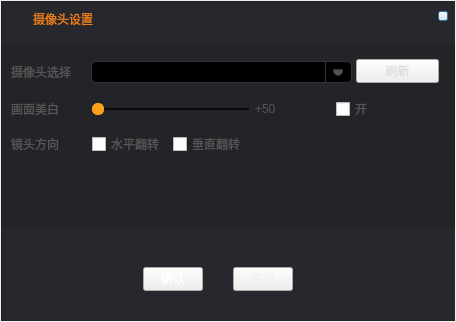
<?xml version="1.0" encoding="UTF-8"?>
<ui version="4.0">
 <class>CameraSettingDialog</class>
 <widget class="QDialog" name="CameraSettingDialog">
  <property name="geometry">
   <rect>
    <x>0</x>
    <y>0</y>
    <width>456</width>
    <height>322</height>
   </rect>
  </property>
  <property name="windowTitle">
   <string>CameraSettingDialog</string>
  </property>
  <property name="styleSheet">
   <string notr="true">QDialog
{
border-image: url(:/SeedUI/Resources/SeedUI/PC_Camera.png);
}</string>
  </property>
  <layout class="QGridLayout" name="gridLayout">
   <property name="margin">
    <number>1</number>
   </property>
   <property name="spacing">
    <number>0</number>
   </property>
   <item row="0" column="0">
    <widget class="QWidget" name="widget" native="true">
     <property name="styleSheet">
      <string notr="true">QWidget#widget
{
	
	background-color: rgb(34, 36, 40);
}

QCheckBox
{
	color: rgb(85, 85, 85);
	font: 75 14px &quot;微软雅黑&quot;;
	
}

QCheckBox::indicator:unchecked 
{
	image: url(:/SeedUI/Resources/SeedUI/NoCancel.png);
}

QCheckBox::indicator:checked 
{
	image: url(:/SeedUI/Resources/SeedUI/Cancel.png);
}


QCheckBox::indicator:unchecked:hover
{
	image: url(:/SeedUI/Resources/SeedUI/NoCancel_H.png);
}

QCheckBox::indicator:checked:hover
{
	image: url(:/SeedUI/Resources/SeedUI/Cancel_H.png);
}</string>
     </property>
     <widget class="QWidget" name="widget_2" native="true">
      <property name="geometry">
       <rect>
        <x>2</x>
        <y>2</y>
        <width>452</width>
        <height>40</height>
       </rect>
      </property>
      <property name="styleSheet">
       <string notr="true">QWidget#widget_2
{
	
	background-color: rgb(38, 40, 45);
}</string>
      </property>
      <widget class="QLabel" name="label">
       <property name="geometry">
        <rect>
         <x>10</x>
         <y>9</y>
         <width>15</width>
         <height>14</height>
        </rect>
       </property>
       <property name="styleSheet">
        <string notr="true">border-image: url(:/SeedUI/Resources/SeedUI/SeedUI_Camera.png);</string>
       </property>
       <property name="text">
        <string/>
       </property>
      </widget>
      <widget class="QLabel" name="label_2">
       <property name="geometry">
        <rect>
         <x>30</x>
         <y>8</y>
         <width>61</width>
         <height>16</height>
        </rect>
       </property>
       <property name="styleSheet">
        <string notr="true">color: rgb(234, 126, 24);</string>
       </property>
       <property name="text">
        <string>摄像头设置</string>
       </property>
      </widget>
      <widget class="QPushButton" name="Close_pushButton">
       <property name="geometry">
        <rect>
         <x>435</x>
         <y>8</y>
         <width>10</width>
         <height>10</height>
        </rect>
       </property>
       <property name="styleSheet">
        <string notr="true">QPushButton#Close_pushButton{
	
	border-image: url(:/Close/Resources/Close_Normal.png);
}
QPushButton#Close_pushButton:hover{
	
	border-image: url(:/Close/Resources/Close_Hover.png);
}
QPushButton#Close_pushButton:disabled{
	
	border-image: url(:/Close/Resources/Close_Disabled.png);
}
QPushButton#Close_pushButton:checked{
	
	border-image: url(:/Close/Resources/Close_checked.png);
}</string>
       </property>
       <property name="text">
        <string/>
       </property>
      </widget>
     </widget>
     <widget class="QWidget" name="widget_3" native="true">
      <property name="geometry">
       <rect>
        <x>2</x>
        <y>226</y>
        <width>452</width>
        <height>93</height>
       </rect>
      </property>
      <property name="styleSheet">
       <string notr="true">QWidget#widget_3
{
	
	background-color: rgb(38, 40, 45);
}</string>
      </property>
      <widget class="QPushButton" name="OK_pushButton">
       <property name="geometry">
        <rect>
         <x>140</x>
         <y>40</y>
         <width>60</width>
         <height>24</height>
        </rect>
       </property>
       <property name="styleSheet">
        <string notr="true">QPushButton#OK_pushButton
{
	border-image: url(:/SeedUI/Resources/SeedUI/SmallButtonYellow.png);
	font: 12px &quot;微软雅黑&quot;;
	color: rgb(255, 255, 255);
}

QPushButton#OK_pushButton:hover
{
	border-image: url(:/SeedUI/Resources/SeedUI/SmallButtonYellow_H.png);
}

QPushButton#OK_pushButton:checked
{
	border-image: url(:/SeedUI/Resources/SeedUI/SmallButtonYellow_C.png);
}
</string>
       </property>
       <property name="text">
        <string>确认</string>
       </property>
      </widget>
      <widget class="QPushButton" name="Cancel_pushButton">
       <property name="geometry">
        <rect>
         <x>230</x>
         <y>40</y>
         <width>60</width>
         <height>24</height>
        </rect>
       </property>
       <property name="styleSheet">
        <string notr="true">QPushButton#Cancel_pushButton
{
	font:  12px &quot;微软雅黑&quot;;
	color: rgb(240, 240, 240);
	border-image: url(:/SeedUI/Resources/SeedUI/SmallButton.png);
}

QPushButton#Cancel_pushButton:hover
{
	border-image: url(:/SeedUI/Resources/SeedUI/SmallButton_H.png);
}

QPushButton#Cancel_pushButton:checked
{
	border-image: url(:/SeedUI/Resources/SeedUI/SmallButton_C.png);
}
</string>
       </property>
       <property name="text">
        <string>取消</string>
       </property>
      </widget>
     </widget>
     <widget class="QLabel" name="label_3">
      <property name="geometry">
       <rect>
        <x>10</x>
        <y>60</y>
        <width>71</width>
        <height>21</height>
       </rect>
      </property>
      <property name="styleSheet">
       <string notr="true">color: rgb(85, 85, 85);
font: 75 14px &quot;微软雅黑&quot;;</string>
      </property>
      <property name="text">
       <string>摄像头选择</string>
      </property>
     </widget>
     <widget class="QComboBox" name="comboBox">
      <property name="geometry">
       <rect>
        <x>90</x>
        <y>60</y>
        <width>261</width>
        <height>22</height>
       </rect>
      </property>
      <property name="minimumSize">
       <size>
        <width>261</width>
        <height>0</height>
       </size>
      </property>
      <property name="maximumSize">
       <size>
        <width>261</width>
        <height>16777215</height>
       </size>
      </property>
      <property name="styleSheet">
       <string notr="true">/**********下拉列表**********/
QComboBox {
    background-color: black;
    border: 1px solid #333333;
    color: white;
    padding:1px 2em 1px 3px;
	font: 75 14px &quot;微软雅黑&quot;;
	border-radius:5px;
}
QComboBox:hover {
    background-color: rgb(24, 24, 24);
    border: 1px solid #333333;
    color: white;
    padding:1px 2em 1px 3px;
	font: 75 14px &quot;微软雅黑&quot;;
	border-radius:5px;
}
QComboBox::drop-down {
    subcontrol-origin: padding;
    subcontrol-position: top right;
    border-left: 1px solid #333333;
	width: 25px;
}/* 下拉按钮 */
QComboBox::drop-down:hover {
  	subcontrol-origin: padding;
    subcontrol-position: top right;
    border-left: 1px solid #333333;
	background-color: rgb(83, 83, 83);
}/* 下拉按钮 鼠标移动 */
QComboBox::down-arrow {
    border: 1px solid #333333;
    width: 8px;
    height: 5px;
    background: rgb(83, 83, 83);
	border-bottom-left-radius: 5px; 
	border-bottom-right-radius: 5px; 
}/* 下拉箭头 */
QComboBox::down-arrow:hover {
    border: 1px solid #333333;
    width: 8px;
    height: 5px;
    background: rgb(170, 170, 170);
	border-bottom-left-radius: 5px; 
	border-bottom-right-radius: 5px; 
}/* 下拉箭头 鼠标移动 */
QComboBox QAbstractItemView{
	outline:0px;/*去掉虚线*/
	color: rgb(209, 209, 209);
	font: 75 14px &quot;微软雅黑&quot;;
	background-color: rgb(43, 43, 43);
	 selection-background-color: QLinearGradient( x1: 0, y1: 0, x2: 0, y2: 1, stop: 0 #ffa02f, stop: 1 #d7801a);
}/* 下拉选择 */
QComboBox QAbstractItemView::item{height:20px;}/*下拉选择高度*/</string>
      </property>
     </widget>
     <widget class="QPushButton" name="Refresh_pushButton">
      <property name="geometry">
       <rect>
        <x>355</x>
        <y>58</y>
        <width>83</width>
        <height>24</height>
       </rect>
      </property>
      <property name="styleSheet">
       <string notr="true">QPushButton#Refresh_pushButton
{
	font:  12px &quot;微软雅黑&quot;;
	color: rgb(220, 220, 220);
	border-image: url(:/SeedUI/Resources/SeedUI/DownloadButton.png);
}

QPushButton#Refresh_pushButton:hover
{
	border-image: url(:/SeedUI/Resources/SeedUI/DownloadButton_H.png);
}

QPushButton#Refresh_pushButton:checked
{
	border-image: url(:/SeedUI/Resources/SeedUI/DownloadButton_C.png);
}
</string>
      </property>
      <property name="text">
       <string>刷新</string>
      </property>
     </widget>
     <widget class="QWidget" name="widget_4" native="true">
      <property name="enabled">
       <bool>true</bool>
      </property>
      <property name="geometry">
       <rect>
        <x>10</x>
        <y>80</y>
        <width>411</width>
        <height>91</height>
       </rect>
      </property>
      <layout class="QGridLayout" name="gridLayout_2">
       <property name="leftMargin">
        <number>0</number>
       </property>
       <item row="0" column="0">
        <widget class="QLabel" name="label_4">
         <property name="styleSheet">
          <string notr="true">color: rgb(85, 85, 85);
font: 75 14px &quot;微软雅黑&quot;;</string>
         </property>
         <property name="text">
          <string>画面美白</string>
         </property>
        </widget>
       </item>
       <item row="0" column="1" colspan="2">
        <widget class="QSlider" name="horizontalSlider">
         <property name="minimumSize">
          <size>
           <width>0</width>
           <height>20</height>
          </size>
         </property>
         <property name="styleSheet">
          <string notr="true">QSlider  
{  
    background-color: rgb(34, 36, 40);
    border-style: outset;   
    border-radius: 10px;   
}  
  
QSlider::groove:horizontal  
{  
    height: 2px;  
    background: rgb(10,10,10);  
    margin: 2px 0  
}  

QSlider::handle:horizontal   
{  
    background: rgb(254,161,24);  
    width: 10px;  
    height:2px;  
    margin: -5px 0px -5px px;  
    border-radius:5px;   
    
    border:1px solid rgb(254,161,24);  
} </string>
         </property>
         <property name="maximum">
          <number>100</number>
         </property>
         <property name="orientation">
          <enum>Qt::Horizontal</enum>
         </property>
        </widget>
       </item>
       <item row="0" column="3">
        <widget class="QLabel" name="Whitening_label">
         <property name="styleSheet">
          <string notr="true">color: rgb(85, 85, 85);
font: 75 14px &quot;微软雅黑&quot;;</string>
         </property>
         <property name="text">
          <string>+50</string>
         </property>
        </widget>
       </item>
       <item row="0" column="4">
        <widget class="QCheckBox" name="checkBox_3">
         <property name="styleSheet">
          <string notr="true">color: rgb(85, 85, 85);
font: 75 14px &quot;微软雅黑&quot;;</string>
         </property>
         <property name="text">
          <string>开</string>
         </property>
        </widget>
       </item>
       <item row="1" column="0">
        <widget class="QLabel" name="label_5">
         <property name="styleSheet">
          <string notr="true">color: rgb(85, 85, 85);
font: 75 14px &quot;微软雅黑&quot;;</string>
         </property>
         <property name="text">
          <string>镜头方向</string>
         </property>
        </widget>
       </item>
       <item row="1" column="1">
        <widget class="QCheckBox" name="checkBox">
         <property name="enabled">
          <bool>true</bool>
         </property>
         <property name="styleSheet">
          <string notr="true"/>
         </property>
         <property name="text">
          <string>水平翻转</string>
         </property>
        </widget>
       </item>
       <item row="1" column="2">
        <widget class="QCheckBox" name="checkBox_2">
         <property name="enabled">
          <bool>true</bool>
         </property>
         <property name="styleSheet">
          <string notr="true">color: rgb(85, 85, 85);
font: 75 14px &quot;微软雅黑&quot;;</string>
         </property>
         <property name="text">
          <string>垂直翻转</string>
         </property>
        </widget>
       </item>
      </layout>
     </widget>
    </widget>
   </item>
  </layout>
 </widget>
 <layoutdefault spacing="6" margin="11"/>
 <resources>
  <include location="rdzbdemo.qrc"/>
 </resources>
 <connections/>
</ui>
